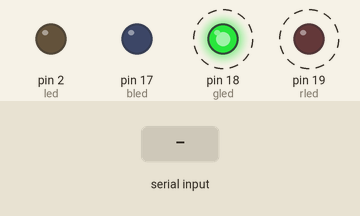
This program was run on a simulated MicroPython board. On the bench: output pins drawn as LEDs (lit = HIGH). Dashed ring = blinking. The test bench sets the inputs (shaded band). Threads take turns every 2 ms; what the program prints to the serial console is not drawn.

Above: at 1.25 s.
1.3 s: "=" typed at the serial console, then Enter
4.3 s: "btoggle" typed at the serial console, then Enter
Timing chart, 0 to 13.3 s (numbered marks = the images above; inputs shaded):
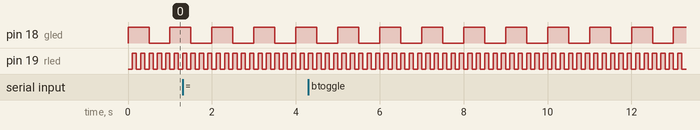

Measured:
- by itself, pin 18 (gled): alternates HIGH for 0.50 s and LOW for 0.50 s
- by itself, pin 19 (rled): alternates HIGH for 0.10 s and LOW for 0.10 s

The program:

timer_3threads.py
```python
#timer_2threads_ledcmd.py
# test multitasking with thread
# both main loop and thread executes same task
# that takes 414 ms to finish

import time
import _thread
from machine import Pin, Timer
import sys

led = Pin(2, Pin.OUT)  # on-board led
rled = Pin(19, Pin.OUT)
gled = Pin(18, Pin.OUT)
bled = Pin(17, Pin.OUT)

def task1():
    rled.value(not rled.value())

def task2():
    gled.value(not gled.value())
    time.sleep(0.5)

def do_task2_forever():
    while True:
        task2()

# start a new thread
_thread.start_new_thread(do_task2_forever,())

timer1 = Timer(1)

def timer_isr(event):
    task1()

timer1.init(period=100, mode=Timer.PERIODIC, callback=timer_isr)

def splitCmd(userstr):
    result = userstr.find("=")
    if result == -1:
        noparm = 1
        cmdstr = userstr.strip()
        parmstr = '' # not used
    else:
        noparm = 0
        splitstr = userstr.split("=")
        cmdstr = splitstr[0].strip()
        parmstr = splitstr[1].strip()
    return cmdstr, parmstr, noparm

def cmdInt(userstr):

    cmdstr, parmstr, noparm = splitCmd(userstr)

    if cmdstr.lower() == "btoggle":
        # toggle blue LED
        bled.value(not bled.value())
        if bled.value():
            print("Blue LED turned on")
        else:
            print("Blue LED turned off")
    else:
        print("Invalid command")

def user_input():
    sys.stdout.write('\nEnter command : ')
    user_str = sys.stdin.readline()
    newline_char = sys.stdin.readline()
    cmdInt(user_str)


while True:
    user_input()
```
